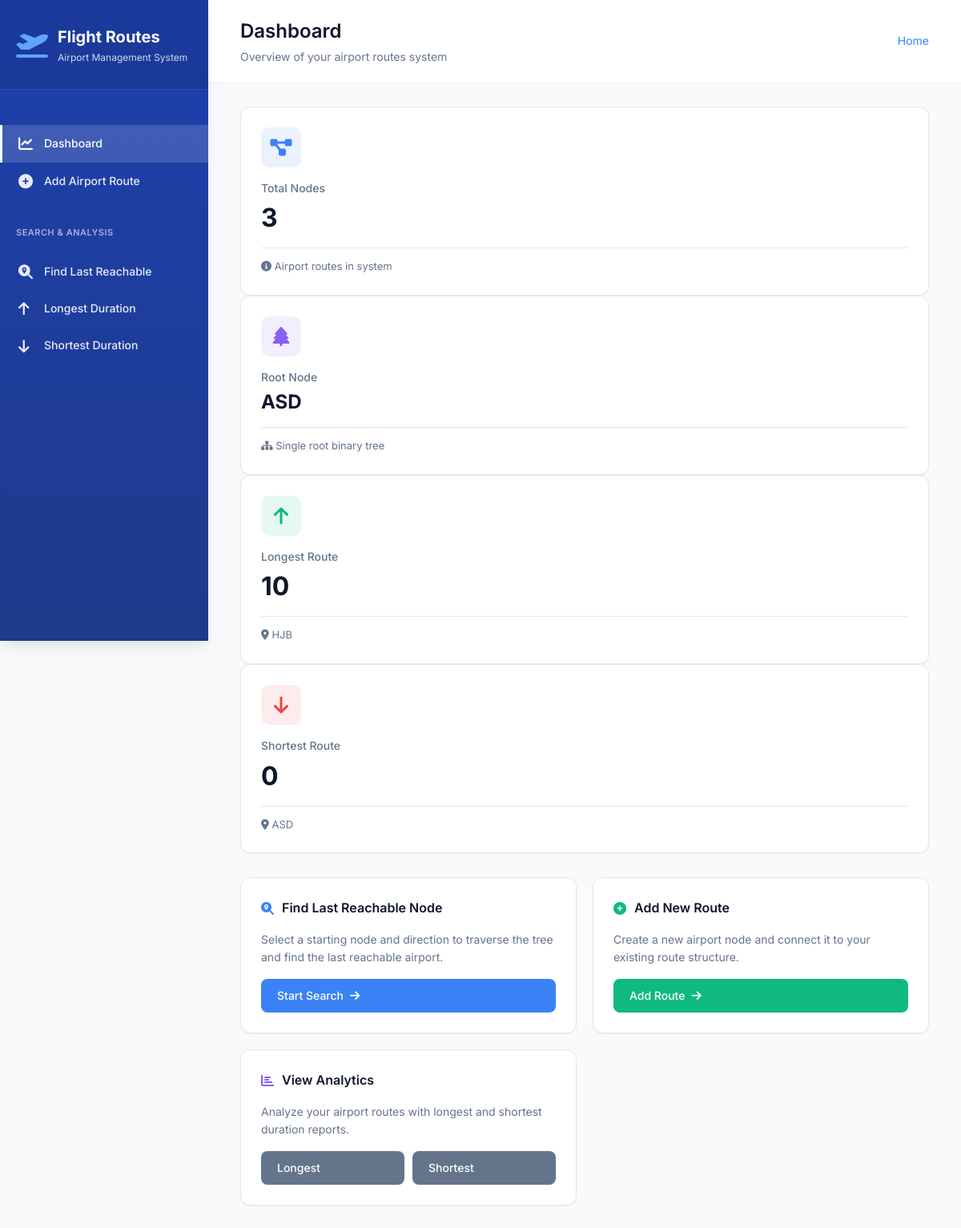
The page / on the database its author committed.
### airport_app/models.py (models this page shows, shortened)
class AirportRoute(models.Model):
    POSITION_CHOICES = (
        ('ROOT', 'Root'),
        ('L', 'Left'),
        ('R', 'Right'),
    )
    airport_code = models.CharField(
        max_length=10,
        help_text="Airport code (e.g., DXB, JFK, ABC)"
    )
    parent = models.ForeignKey(
        "self",
        on_delete=models.CASCADE,
        null=True,
        blank=True,
        related_name="children",
        help_text="Parent airport node"
    )
    position = models.CharField(
        max_length=5,
        choices=POSITION_CHOICES,
        help_text="Position relative to parent"
    )
    duration = models.IntegerField(
        default=0,
        help_text="Duration/Distance in km"
    )
    created_at = models.DateTimeField(auto_now_add=True)
    updated_at = models.DateTimeField(auto_now=True)
    class Meta:
        ordering = ['created_at']
        verbose_name = "Airport Route"
        verbose_name_plural = "Airport Routes"
    @staticmethod
    def get_longest_duration_node():
        return AirportRoute.objects.order_by('-duration').first()
    @staticmethod
    def get_shortest_duration_node():
        return AirportRoute.objects.order_by('duration').first()

### airport_app/views.py (the view)
# urls.py: path('', views.dashboard, name='dashboard'),
def dashboard(request):
    total_nodes = AirportRoute.objects.count()
    root_nodes = AirportRoute.objects.filter(parent=None)
    longest = AirportRoute.get_longest_duration_node()
    shortest = AirportRoute.get_shortest_duration_node()
    total_duration = sum(node.duration for node in AirportRoute.objects.all())
    context = {
        'total_nodes': total_nodes,
        'root_nodes': root_nodes,
        'longest': longest,
        'shortest': shortest,
        'total_duration': total_duration,
    }
    return render(request, 'flight_routes/dashboard.html', context)

### airport_app/templates/flight_routes/dashboard.html (shortened to what this page needs)
{% extends 'flight_routes/base.html' %}
{% block page_title %}Dashboard{% endblock %}
{% block page_subtitle %}Overview of your airport routes system{% endblock %}
{% block content %}
<div class="stats-grid">
    <div class="stat-card">
        <div class="stat-card-header">
            <div class="stat-icon blue">
                <i class="fas fa-project-diagram"></i>
            </div>
        </div>
        <div class="stat-label">Total Nodes</div>
        <div class="stat-value">{{ total_nodes }}</div>
        <div class="stat-footer">
            <i class="fas fa-info-circle"></i> Airport routes in system
        </div>
    </div>
    <div class="stat-card">
        <div class="stat-card-header">
            <div class="stat-icon purple">
                <i class="fas fa-tree"></i>
            </div>
        </div>
        <div class="stat-label">Root Node</div>
        <div class="stat-value" style="font-size: 24px;">
            {% if root_nodes %}{{ root_nodes.first.airport_code }}{% else %}None{% endif %}
        </div>
        <div class="stat-footer">
            <i class="fas fa-sitemap"></i> Single root binary tree
        </div>
    </div>
    <div class="stat-card">
        <div class="stat-card-header">
            <div class="stat-icon green">
                <i class="fas fa-arrow-up"></i>
            </div>
        </div>
        <div class="stat-label">Longest Route</div>
        <div class="stat-value">
            {% if longest %}{{ longest.duration }}{% else %}0{% endif %}
        </div>
        <div class="stat-footer">
            {% if longest %}
                <i class="fas fa-map-marker-alt"></i> {{ longest.airport_code }}
            {% else %}
                No data
            {% endif %}
        </div>
    </div>
    <div class="stat-card">
        <div class="stat-card-header">
            <div class="stat-icon red">
                <i class="fas fa-arrow-down"></i>
            </div>
        </div>
        <div class="stat-label">Shortest Route</div>
        <div class="stat-value">
            {% if shortest %}{{ shortest.duration }}{% else %}0{% endif %}
        </div>
        <div class="stat-footer">
            {% if shortest %}
                <i class="fas fa-map-marker-alt"></i> {{ shortest.airport_code }}
            {% else %}
                No data
            {% endif %}
        </div>
    </div>
</div>
{% if total_nodes == 0 %}
<div class="empty-state">
    <i class="fas fa-plane-slash"></i>
    <h3>No Airport Routes Yet</h3>
    <p>Get started by creating your first airport route node</p>
    <a href="{% url 'add_route' %}" class="btn btn-primary">
        <i class="fas fa-plus"></i> Create First Route
    </a>
</div>
{% else %}
<div class="quick-actions">
    <div class="action-card">
        <h4>
            <i class="fas fa-search-location" style="color: var(--primary-color);"></i>
            Find Last Reachable Node
        </h4>
        <p>Select a starting node and direction to traverse the tree and find the last reachable airport.</p>
        <a href="{% url 'find_last_reachable' %}" class="btn btn-primary">
            Start Search <i class="fas fa-arrow-right"></i>
        </a>
    </div>
    <div class="action-card">
        <h4>
            <i class="fas fa-plus-circle" style="color: var(--success-color);"></i>
            Add New Route
        </h4>
        <p>Create a new airport node and connect it to your existing route structure.</p>
        <a href="{% url 'add_route' %}" class="btn btn-success">
            Add Route <i class="fas fa-arrow-right"></i>
        </a>
    </div>
    <div class="action-card">
        <h4>
            <i class="fas fa-chart-bar" style="color: var(--secondary-color);"></i>
            View Analytics
        </h4>
        <p>Analyze your airport routes with longest and shortest duration reports.</p>
        <div style="display: flex; gap: 10px;">
            <a href="{% url 'longest_duration' %}" class="btn btn-secondary" style="flex: 1;">
                Longest
            </a>
            <a href="{% url 'shortest_duration' %}" class="btn btn-secondary" style="flex: 1;">
                Shortest
            </a>
        </div>
    </div>
</div>
{% endif %}
{% endblock %}

### airport_app/templates/flight_routes/base.html (shortened to what this page needs)
<!DOCTYPE html>
<html lang="en">
<head>
    <link rel="stylesheet" href="https://cdnjs.cloudflare.com/ajax/libs/font-awesome/6.4.0/css/all.min.css">
</head>
<body>
    <aside class="sidebar">
        <div class="sidebar-header">
            <a href="{% url 'dashboard' %}" class="sidebar-logo">
                <i class="fas fa-plane-departure"></i>
                <div class="sidebar-logo-text">
                    <h1>Flight Routes</h1>
                    <p>Airport Management System</p>
                </div>
            </a>
        </div>
        <nav class="sidebar-nav">
            <div class="nav-section">
                <div class="nav-section-title"></div>
                <a href="{% url 'dashboard' %}" class="nav-link {% if request.resolver_match.url_name == 'dashboard' %}active{% endif %}">
                    <i class="fas fa-chart-line"></i>
                    <span>Dashboard</span>
                </a>
                <a href="{% url 'add_route' %}" class="nav-link {% if request.resolver_match.url_name == 'add_route' %}active{% endif %}">
                    <i class="fas fa-plus-circle"></i>
                    <span>Add Airport Route</span>
                </a>
            </div>
            <div class="nav-section">
                <div class="nav-section-title">Search & Analysis</div>
                <a href="{% url 'find_last_reachable' %}" class="nav-link {% if request.resolver_match.url_name == 'find_last_reachable' %}active{% endif %}">
                    <i class="fas fa-search-location"></i>
                    <span>Find Last Reachable</span>
                </a>
                <a href="{% url 'longest_duration' %}" class="nav-link {% if request.resolver_match.url_name == 'longest_duration' %}active{% endif %}">
                    <i class="fas fa-arrow-up"></i>
                    <span>Longest Duration</span>
                </a>
                <a href="{% url 'shortest_duration' %}" class="nav-link {% if request.resolver_match.url_name == 'shortest_duration' %}active{% endif %}">
                    <i class="fas fa-arrow-down"></i>
                    <span>Shortest Duration</span>
                </a>
            </div>
        </nav>
    </aside>
    <main class="main-content">
        <div class="topbar">
            <div class="topbar-left">
                <h2>{% block page_title %}Flight Routes System{% endblock %}</h2>
                <p>{% block page_subtitle %}Manage and analyze airport routes{% endblock %}</p>
            </div>
            <div class="topbar-right">
                <div class="breadcrumb">
                    {% block breadcrumb %}
                    <a href="{% url 'dashboard' %}">Home</a>
                    {% endblock %}
                </div>
            </div>
        </div>
        <div class="content-area">
            {% block content %}{% endblock %}
        </div>
    </main>
</body>
</html>

### rows shown on the page
AirportRoute: first.airport_code "ASD", duration "0", airport_code "ASD"
AirportRoute: duration "10", airport_code "HJB"

### other values the page prints
{{ total_nodes }} "3"
